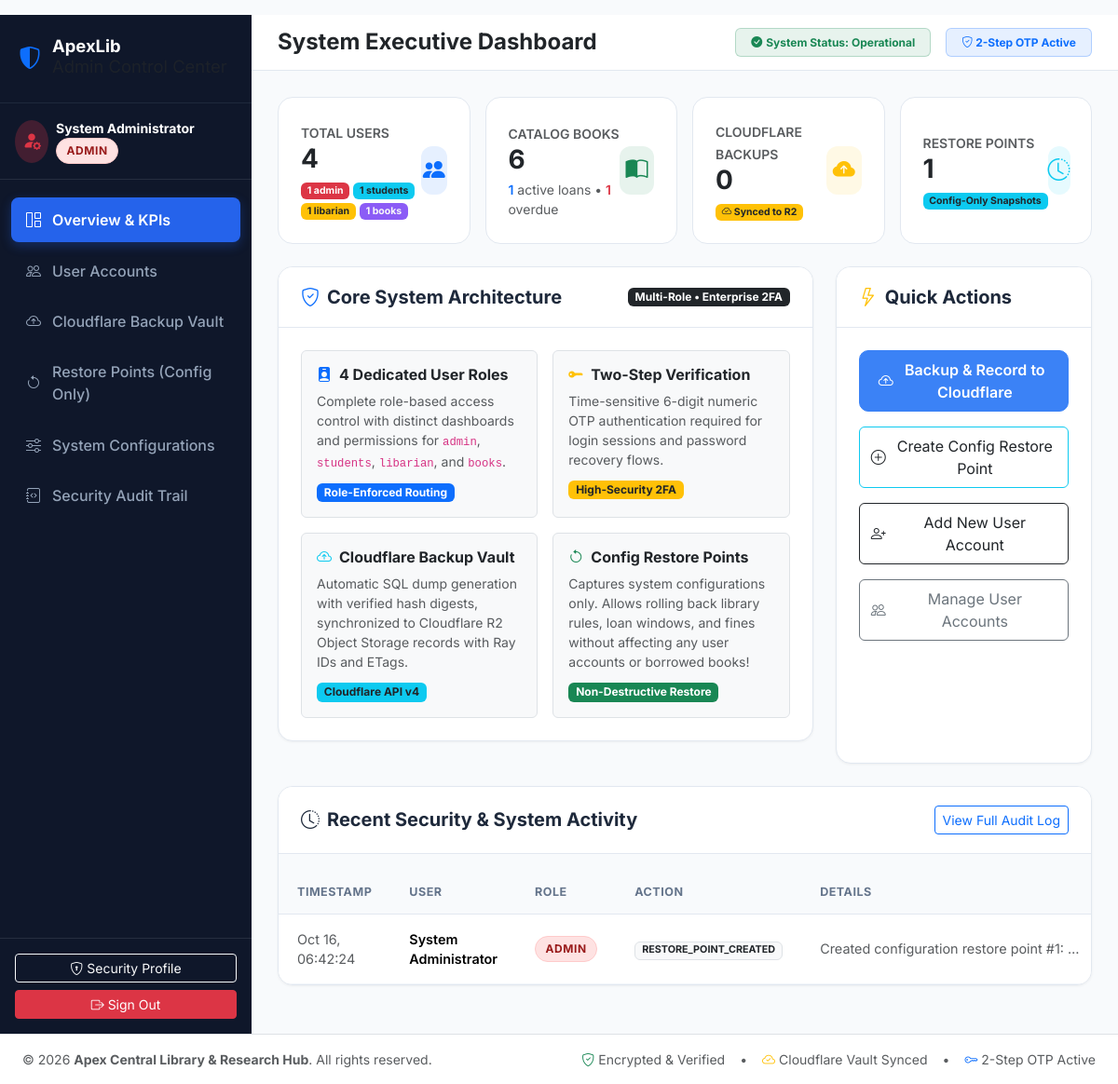
Page /dashboard_admin.php (signed in) on the earlier database version.
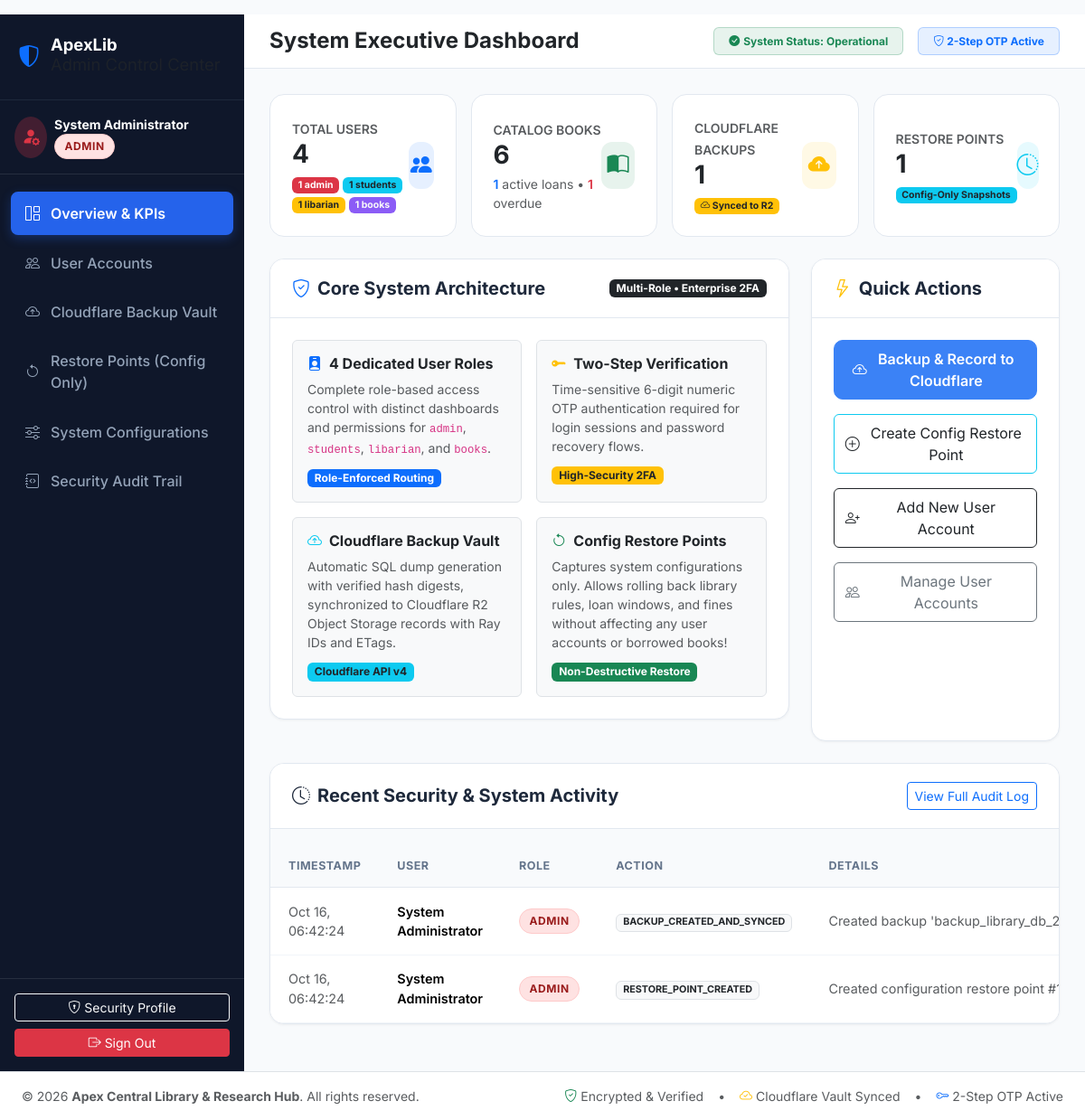
Same page on the later database version.
### tables this page shows
CREATE TABLE `users` (
  `id` int(11) NOT NULL AUTO_INCREMENT,
  `fullname` varchar(100) NOT NULL,
  `username` varchar(60) NOT NULL,
  `email` varchar(100) NOT NULL,
  `role` enum('admin','students','libarian','books') NOT NULL DEFAULT 'students',
  `password_hash` varchar(255) NOT NULL,
  `salt` varchar(64) NOT NULL COMMENT 'Unique cryptographically generated random salt per user',
  `otp_code` varchar(10) DEFAULT NULL COMMENT 'Current active 6-digit OTP code',
  `otp_expires_at` datetime DEFAULT NULL COMMENT 'Expiration timestamp for OTP',
  `two_factor_enabled` tinyint(1) DEFAULT 1,
  `created_at` timestamp NOT NULL DEFAULT current_timestamp(),
  `updated_at` timestamp NOT NULL DEFAULT current_timestamp() ON UPDATE current_timestamp(),
  PRIMARY KEY (`id`),
  UNIQUE KEY `username` (`username`),
  UNIQUE KEY `email` (`email`)
);

CREATE TABLE `audit_logs` (
  `id` int(11) NOT NULL AUTO_INCREMENT,
  `username` varchar(60) DEFAULT NULL,
  `role` varchar(30) DEFAULT NULL,
  `action` varchar(100) NOT NULL,
  `details` text DEFAULT NULL,
  `ip_address` varchar(45) DEFAULT NULL,
  `created_at` timestamp NOT NULL DEFAULT current_timestamp(),
  PRIMARY KEY (`id`)
);

CREATE TABLE `system_configurations` (
  `id` int(11) NOT NULL AUTO_INCREMENT,
  `config_key` varchar(80) NOT NULL,
  `config_value` text NOT NULL,
  `config_group` varchar(50) DEFAULT 'general',
  `description` varchar(255) DEFAULT NULL,
  `updated_at` timestamp NOT NULL DEFAULT current_timestamp() ON UPDATE current_timestamp(),
  PRIMARY KEY (`id`),
  UNIQUE KEY `config_key` (`config_key`)
);

### includes/auth.php (called while the page is built, shortened)
<?php
function current_user() {
    return $_SESSION['user'] ?? null;
}

### includes/functions.php (called while the page is built, shortened)
<?php
require_once __DIR__ . '/auth.php';
function get_system_config($key, $default = null) {
    try {
        $pdo = getDBConnection();
        $stmt = $pdo->prepare("SELECT config_value FROM system_configurations WHERE config_key = ?");
        $stmt->execute([$key]);
        $row = $stmt->fetch();
        return $row ? $row['config_value'] : $default;
    } catch (Exception $e) {
        return $default;
    }
}

### dashboard_admin.php (the view, shortened to what the rows shown need)
<?php
require_once __DIR__ . '/includes/auth.php';
require_once __DIR__ . '/includes/functions.php';
$pdo = getDBConnection();
$activeTab = $_GET['tab'] ?? 'overview';
$usersList = $pdo->query("SELECT id, fullname, username, email, role, created_at FROM users ORDER BY id DESC")->fetchAll();
$auditLogs = $pdo->query("
    SELECT id, username, role, action, details, ip_address, created_at
    FROM audit_logs
    ORDER BY id DESC
    LIMIT 25
")->fetchAll();
require_once __DIR__ . '/includes/header.php';
?>
<div class="dashboard-layout">
    <aside class="admin-sidebar">
        <div class="p-3 border-bottom border-secondary border-opacity-25 d-flex align-items-center gap-2">
            <div class="overflow-hidden">
                <span class="d-block text-white fw-bold small text-truncate"><?= htmlspecialchars($currentUser['fullname']) ?></span>
                <span class="role-pill role-admin">admin</span>
            </div>
        </div>
    </aside>
    <main class="main-content">
        <div class="content-body">
            <?php if ($activeTab === 'overview'): ?>
                <div class="card-custom">
                    <div class="table-responsive">
                        <table class="table table-custom align-middle">
                            <thead>
                                <tr>
                                    <th>Timestamp</th>
                                    <th>User</th>
                                    <th>Role</th>
                                    <th>Action</th>
                                    <th>Details</th>
                                </tr>
                            </thead>
                            <tbody>
                                <?php foreach (array_slice($auditLogs, 0, 7) as $log): ?>
                                    <tr>
                                        <td class="text-muted small"><?= date('M d, H:i:s', strtotime($log['created_at'])) ?></td>
                                        <td class="fw-semibold"><?= htmlspecialchars($log['username'] ?? 'System') ?></td>
                                        <td><span class="role-pill role-<?= htmlspecialchars($log['role'] ?? 'admin') ?>"><?= htmlspecialchars($log['role'] ?? 'admin') ?></span></td>
                                        <td><span class="badge bg-light text-dark border"><?= htmlspecialchars($log['action']) ?></span></td>
                                        <td class="small text-muted text-truncate" style="max-width:320px;"><?= htmlspecialchars($log['details']) ?></td>
                                    </tr>
                                <?php endforeach; ?>
                            </tbody>
                        </table>
                    </div>
                </div>
            <?php endif; ?>
        </div>
    </main>
</div>
<?php require_once __DIR__ . '/includes/footer.php'; ?>

### includes/footer.php (shortened to what the rows shown need)
<footer class="bg-white border-top py-3 mt-auto">
    <div class="container-fluid px-4 d-flex flex-column flex-md-row align-items-center justify-content-between text-muted small">
        <div>
            &copy; <?= date('Y') ?> <strong><?= htmlspecialchars(get_system_config('library_name', APP_NAME)) ?></strong>. All rights reserved.
        </div>
    </div>
</footer>
</body>
</html>

Differences in the rows shown:
added audit_logs: created_at "Oct 16, 06:42:24", username "System Administrator", role "ADMIN", action "BACKUP_CREATED_AND_SYNCED", details "Created backup 'backup_library_db_20…"
Other differences:
$totalCfRecords: "0" → "1"
